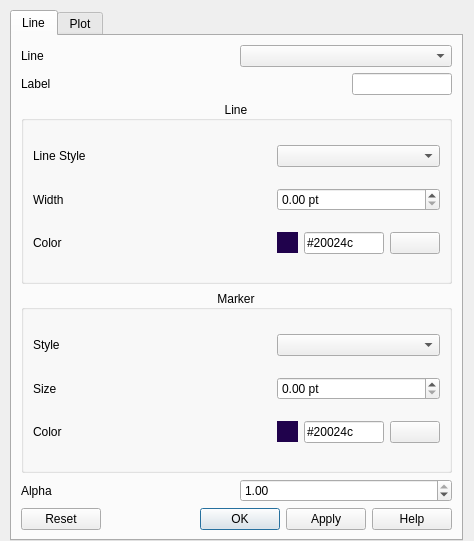
<?xml version="1.0" encoding="UTF-8"?>
<ui version="4.0">
 <class>plot_control</class>
 <widget class="QWidget" name="plot_control">
  <property name="geometry">
   <rect>
    <x>0</x>
    <y>0</y>
    <width>474</width>
    <height>541</height>
   </rect>
  </property>
  <property name="windowTitle">
   <string>Form</string>
  </property>
  <layout class="QVBoxLayout" name="verticalLayout" stretch="1">
   <property name="leftMargin">
    <number>10</number>
   </property>
   <property name="topMargin">
    <number>10</number>
   </property>
   <property name="bottomMargin">
    <number>0</number>
   </property>
   <item>
    <widget class="QTabWidget" name="plot_control_tabw">
     <property name="currentIndex">
      <number>0</number>
     </property>
     <widget class="QWidget" name="line_conf_widget">
      <attribute name="title">
       <string>Line</string>
      </attribute>
      <layout class="QVBoxLayout" name="verticalLayout_2" stretch="1,1,4,4,1,1">
       <item>
        <layout class="QHBoxLayout" name="line_selector_layout" stretch="1,1">
         <item>
          <widget class="QLabel" name="plot_name_label">
           <property name="text">
            <string>Line</string>
           </property>
          </widget>
         </item>
         <item>
          <widget class="QComboBox" name="plot_line_combobox">
           <property name="sizePolicy">
            <sizepolicy hsizetype="Preferred" vsizetype="Fixed">
             <horstretch>0</horstretch>
             <verstretch>0</verstretch>
            </sizepolicy>
           </property>
          </widget>
         </item>
        </layout>
       </item>
       <item>
        <layout class="QHBoxLayout" name="label_layout" stretch="1,1">
         <item>
          <widget class="QLabel" name="label">
           <property name="text">
            <string>Label</string>
           </property>
          </widget>
         </item>
         <item>
          <widget class="QLineEdit" name="label_edit">
           <property name="maximumSize">
            <size>
             <width>100</width>
             <height>16777215</height>
            </size>
           </property>
           <property name="text">
            <string/>
           </property>
          </widget>
         </item>
        </layout>
       </item>
       <item>
        <widget class="QGroupBox" name="groupBox">
         <property name="title">
          <string>Line</string>
         </property>
         <property name="alignment">
          <set>Qt::AlignCenter</set>
         </property>
         <layout class="QGridLayout" name="gridLayout" rowstretch="1,1,1" columnstretch="1,1">
          <item row="0" column="1">
           <widget class="QComboBox" name="line_style_combobox"/>
          </item>
          <item row="1" column="1">
           <widget class="QDoubleSpinBox" name="line_width_spinbox">
            <property name="suffix">
             <string> pt</string>
            </property>
           </widget>
          </item>
          <item row="0" column="0">
           <widget class="QLabel" name="label_2">
            <property name="text">
             <string>Line Style</string>
            </property>
           </widget>
          </item>
          <item row="1" column="0">
           <widget class="QLabel" name="label_7">
            <property name="text">
             <string>Width</string>
            </property>
           </widget>
          </item>
          <item row="2" column="0">
           <widget class="QLabel" name="label_9">
            <property name="sizePolicy">
             <sizepolicy hsizetype="Preferred" vsizetype="Fixed">
              <horstretch>0</horstretch>
              <verstretch>0</verstretch>
             </sizepolicy>
            </property>
            <property name="text">
             <string>Color</string>
            </property>
           </widget>
          </item>
          <item row="2" column="1">
           <layout class="QHBoxLayout" name="horizontalLayout">
            <item>
             <widget class="QLabel" name="label_12">
              <property name="minimumSize">
               <size>
                <width>21</width>
                <height>21</height>
               </size>
              </property>
              <property name="maximumSize">
               <size>
                <width>21</width>
                <height>21</height>
               </size>
              </property>
              <property name="styleSheet">
               <string notr="true">background-color: rgb(32, 2, 76)</string>
              </property>
              <property name="text">
               <string/>
              </property>
             </widget>
            </item>
            <item>
             <widget class="QLineEdit" name="lineEdit">
              <property name="maximumSize">
               <size>
                <width>80</width>
                <height>16777215</height>
               </size>
              </property>
              <property name="text">
               <string>#20024c</string>
              </property>
             </widget>
            </item>
            <item>
             <widget class="QPushButton" name="pushButton">
              <property name="maximumSize">
               <size>
                <width>50</width>
                <height>16777215</height>
               </size>
              </property>
              <property name="text">
               <string/>
              </property>
              <property name="icon">
               <iconset resource="../analyzer.qrc">
                <normaloff>:/icons/icons/color_wheel.png</normaloff>:/icons/icons/color_wheel.png</iconset>
              </property>
             </widget>
            </item>
           </layout>
          </item>
         </layout>
        </widget>
       </item>
       <item>
        <widget class="QGroupBox" name="groupBox_2">
         <property name="title">
          <string>Marker</string>
         </property>
         <property name="alignment">
          <set>Qt::AlignCenter</set>
         </property>
         <layout class="QGridLayout" name="gridLayout_2" rowstretch="1,1,1" columnstretch="1,1">
          <item row="1" column="0">
           <widget class="QLabel" name="label_8">
            <property name="text">
             <string>Size</string>
            </property>
           </widget>
          </item>
          <item row="0" column="0">
           <widget class="QLabel" name="label_3">
            <property name="text">
             <string>Style</string>
            </property>
           </widget>
          </item>
          <item row="0" column="1">
           <widget class="QComboBox" name="marker_combobox"/>
          </item>
          <item row="1" column="1">
           <widget class="QDoubleSpinBox" name="marker_size_spinbox">
            <property name="suffix">
             <string> pt</string>
            </property>
           </widget>
          </item>
          <item row="2" column="0">
           <widget class="QLabel" name="label_4">
            <property name="sizePolicy">
             <sizepolicy hsizetype="Preferred" vsizetype="Fixed">
              <horstretch>0</horstretch>
              <verstretch>0</verstretch>
             </sizepolicy>
            </property>
            <property name="text">
             <string>Color</string>
            </property>
           </widget>
          </item>
          <item row="2" column="1">
           <layout class="QHBoxLayout" name="marker_color_layout" stretch="0,0,0">
            <property name="sizeConstraint">
             <enum>QLayout::SetFixedSize</enum>
            </property>
            <item>
             <widget class="QLabel" name="color_label">
              <property name="sizePolicy">
               <sizepolicy hsizetype="Fixed" vsizetype="Fixed">
                <horstretch>0</horstretch>
                <verstretch>0</verstretch>
               </sizepolicy>
              </property>
              <property name="minimumSize">
               <size>
                <width>21</width>
                <height>21</height>
               </size>
              </property>
              <property name="maximumSize">
               <size>
                <width>21</width>
                <height>21</height>
               </size>
              </property>
              <property name="styleSheet">
               <string notr="true">background-color: rgb(32, 2, 76)</string>
              </property>
              <property name="text">
               <string/>
              </property>
             </widget>
            </item>
            <item>
             <widget class="QLineEdit" name="color_edit">
              <property name="sizePolicy">
               <sizepolicy hsizetype="Minimum" vsizetype="Fixed">
                <horstretch>0</horstretch>
                <verstretch>0</verstretch>
               </sizepolicy>
              </property>
              <property name="maximumSize">
               <size>
                <width>80</width>
                <height>16777215</height>
               </size>
              </property>
              <property name="text">
               <string>#20024c</string>
              </property>
             </widget>
            </item>
            <item>
             <widget class="QPushButton" name="pick_color_button">
              <property name="maximumSize">
               <size>
                <width>50</width>
                <height>16777215</height>
               </size>
              </property>
              <property name="text">
               <string/>
              </property>
              <property name="icon">
               <iconset resource="../analyzer.qrc">
                <normaloff>:/icons/icons/color_wheel.png</normaloff>:/icons/icons/color_wheel.png</iconset>
              </property>
             </widget>
            </item>
           </layout>
          </item>
         </layout>
        </widget>
       </item>
       <item>
        <layout class="QHBoxLayout" name="alpha_layout">
         <item>
          <widget class="QLabel" name="label_5">
           <property name="text">
            <string>Alpha</string>
           </property>
          </widget>
         </item>
         <item>
          <widget class="QDoubleSpinBox" name="alpha_spinbox">
           <property name="maximum">
            <double>1.000000000000000</double>
           </property>
           <property name="singleStep">
            <double>0.100000000000000</double>
           </property>
           <property name="value">
            <double>1.000000000000000</double>
           </property>
          </widget>
         </item>
        </layout>
       </item>
       <item>
        <widget class="QDialogButtonBox" name="line_buttonbox">
         <property name="standardButtons">
          <set>QDialogButtonBox::Apply|QDialogButtonBox::Help|QDialogButtonBox::Ok|QDialogButtonBox::Reset</set>
         </property>
         <property name="centerButtons">
          <bool>false</bool>
         </property>
        </widget>
       </item>
      </layout>
     </widget>
     <widget class="QWidget" name="plot_conf_widget">
      <attribute name="title">
       <string>Plot</string>
      </attribute>
      <layout class="QVBoxLayout" name="verticalLayout_3" stretch="4,1">
       <item>
        <layout class="QVBoxLayout" name="verticalLayout_4" stretch="1,7,6">
         <item>
          <layout class="QHBoxLayout" name="horizontalLayout_4">
           <item>
            <widget class="QLabel" name="plot_label">
             <property name="text">
              <string>Plot</string>
             </property>
            </widget>
           </item>
           <item>
            <widget class="QComboBox" name="plot_combobox">
             <item>
              <property name="text">
               <string>Plot_00</string>
              </property>
             </item>
            </widget>
           </item>
          </layout>
         </item>
         <item>
          <widget class="QGroupBox" name="content_box">
           <property name="title">
            <string>General</string>
           </property>
           <property name="flat">
            <bool>false</bool>
           </property>
           <property name="checkable">
            <bool>false</bool>
           </property>
           <layout class="QGridLayout" name="gridLayout_3" rowstretch="1,1,1,1,1,1" columnstretch="1,1">
            <item row="4" column="1">
             <widget class="QCheckBox" name="tight_layout_checkbox">
              <property name="text">
               <string/>
              </property>
             </widget>
            </item>
            <item row="1" column="1">
             <widget class="QCheckBox" name="legend_checkbox">
              <property name="text">
               <string/>
              </property>
             </widget>
            </item>
            <item row="3" column="1">
             <widget class="QComboBox" name="legend_loc_combobox">
              <item>
               <property name="text">
                <string>best</string>
               </property>
              </item>
             </widget>
            </item>
            <item row="4" column="0">
             <widget class="QLabel" name="tight_layout_label">
              <property name="text">
               <string>Tight Layout</string>
              </property>
             </widget>
            </item>
            <item row="0" column="1">
             <widget class="QLineEdit" name="title_edit"/>
            </item>
            <item row="1" column="0">
             <widget class="QLabel" name="legend_label">
              <property name="text">
               <string>Legend</string>
              </property>
             </widget>
            </item>
            <item row="3" column="0">
             <widget class="QLabel" name="legend_loc_label">
              <property name="text">
               <string>Legend Location</string>
              </property>
             </widget>
            </item>
            <item row="0" column="0">
             <widget class="QLabel" name="title_label">
              <property name="text">
               <string>Title</string>
              </property>
             </widget>
            </item>
            <item row="2" column="1">
             <widget class="QCheckBox" name="grid_checkbox">
              <property name="text">
               <string/>
              </property>
             </widget>
            </item>
            <item row="2" column="0">
             <widget class="QLabel" name="grid_label">
              <property name="text">
               <string>Grid</string>
              </property>
             </widget>
            </item>
            <item row="5" column="0">
             <widget class="QLabel" name="sci_not_label">
              <property name="text">
               <string>Scientific Notation</string>
              </property>
             </widget>
            </item>
            <item row="5" column="1">
             <widget class="QCheckBox" name="sci_not_checkbox">
              <property name="text">
               <string/>
              </property>
             </widget>
            </item>
           </layout>
          </widget>
         </item>
         <item>
          <widget class="QGroupBox" name="groupBox_3">
           <property name="title">
            <string>XY Axis</string>
           </property>
           <layout class="QGridLayout" name="gridLayout_6" rowstretch="1,1,1,1,1,0" columnstretch="1,2,2">
            <item row="0" column="1">
             <widget class="QLabel" name="label_6">
              <property name="sizePolicy">
               <sizepolicy hsizetype="Preferred" vsizetype="Fixed">
                <horstretch>0</horstretch>
                <verstretch>0</verstretch>
               </sizepolicy>
              </property>
              <property name="text">
               <string>X Axis</string>
              </property>
             </widget>
            </item>
            <item row="1" column="0">
             <widget class="QLabel" name="label_14">
              <property name="text">
               <string>Label</string>
              </property>
             </widget>
            </item>
            <item row="2" column="2">
             <widget class="QComboBox" name="y_scale_combobox">
              <item>
               <property name="text">
                <string>linear</string>
               </property>
              </item>
              <item>
               <property name="text">
                <string>log</string>
               </property>
              </item>
             </widget>
            </item>
            <item row="3" column="0">
             <widget class="QLabel" name="label_16">
              <property name="text">
               <string>Min</string>
              </property>
             </widget>
            </item>
            <item row="1" column="2">
             <widget class="QLineEdit" name="y_label_edit"/>
            </item>
            <item row="2" column="1">
             <widget class="QComboBox" name="x_scale_combobox">
              <item>
               <property name="text">
                <string>linear</string>
               </property>
              </item>
              <item>
               <property name="text">
                <string>log</string>
               </property>
              </item>
             </widget>
            </item>
            <item row="0" column="2">
             <widget class="QLabel" name="label_13">
              <property name="sizePolicy">
               <sizepolicy hsizetype="Preferred" vsizetype="Fixed">
                <horstretch>0</horstretch>
                <verstretch>0</verstretch>
               </sizepolicy>
              </property>
              <property name="text">
               <string>Y Axis</string>
              </property>
             </widget>
            </item>
            <item row="2" column="0">
             <widget class="QLabel" name="label_15">
              <property name="text">
               <string>Scale</string>
              </property>
             </widget>
            </item>
            <item row="1" column="1">
             <widget class="QLineEdit" name="x_label_edit"/>
            </item>
            <item row="3" column="2">
             <widget class="QDoubleSpinBox" name="y_min_spinbox">
              <property name="maximumSize">
               <size>
                <width>100</width>
                <height>16777215</height>
               </size>
              </property>
              <property name="maximum">
               <double>9999999999999.000000000000000</double>
              </property>
             </widget>
            </item>
            <item row="4" column="0">
             <widget class="QLabel" name="label_19">
              <property name="text">
               <string>Max</string>
              </property>
             </widget>
            </item>
            <item row="4" column="1">
             <widget class="QDoubleSpinBox" name="x_max_spinbox">
              <property name="maximumSize">
               <size>
                <width>100</width>
                <height>16777215</height>
               </size>
              </property>
              <property name="maximum">
               <double>9999999999999.000000000000000</double>
              </property>
             </widget>
            </item>
            <item row="3" column="1">
             <widget class="QDoubleSpinBox" name="x_min_spinbox">
              <property name="maximumSize">
               <size>
                <width>100</width>
                <height>16777215</height>
               </size>
              </property>
              <property name="maximum">
               <double>10000000000000000.000000000000000</double>
              </property>
             </widget>
            </item>
            <item row="4" column="2">
             <widget class="QDoubleSpinBox" name="y_max_spinbox">
              <property name="maximumSize">
               <size>
                <width>100</width>
                <height>16777215</height>
               </size>
              </property>
              <property name="maximum">
               <double>9999999999999.000000000000000</double>
              </property>
             </widget>
            </item>
           </layout>
          </widget>
         </item>
        </layout>
       </item>
       <item>
        <widget class="QDialogButtonBox" name="plot_buttonbox">
         <property name="standardButtons">
          <set>QDialogButtonBox::Apply|QDialogButtonBox::Help|QDialogButtonBox::Ok|QDialogButtonBox::Reset</set>
         </property>
        </widget>
       </item>
      </layout>
     </widget>
    </widget>
   </item>
  </layout>
 </widget>
 <resources>
  <include location="../analyzer.qrc"/>
 </resources>
 <connections/>
</ui>
